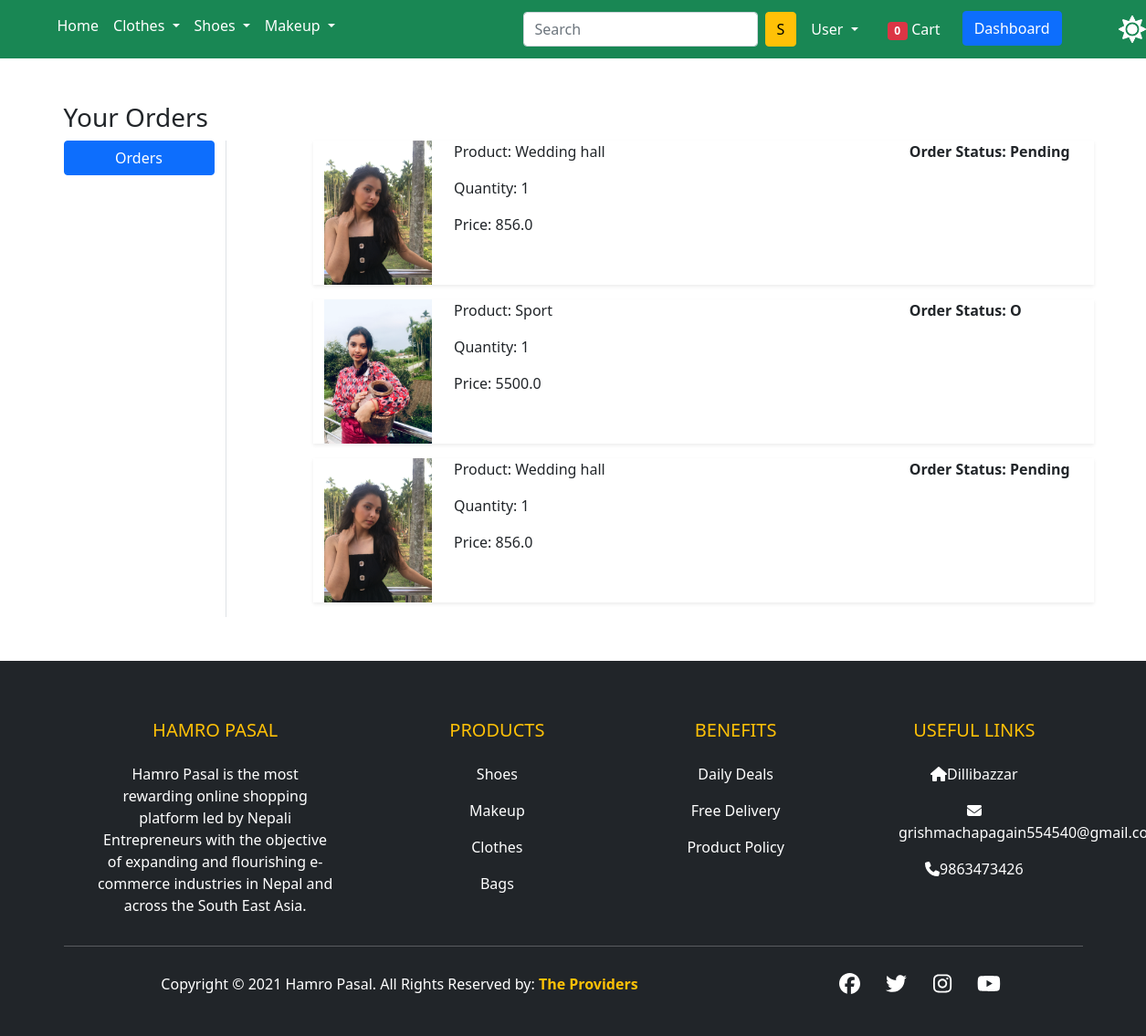
/orders/ (signed in), run on an earlier commit of the app's database.
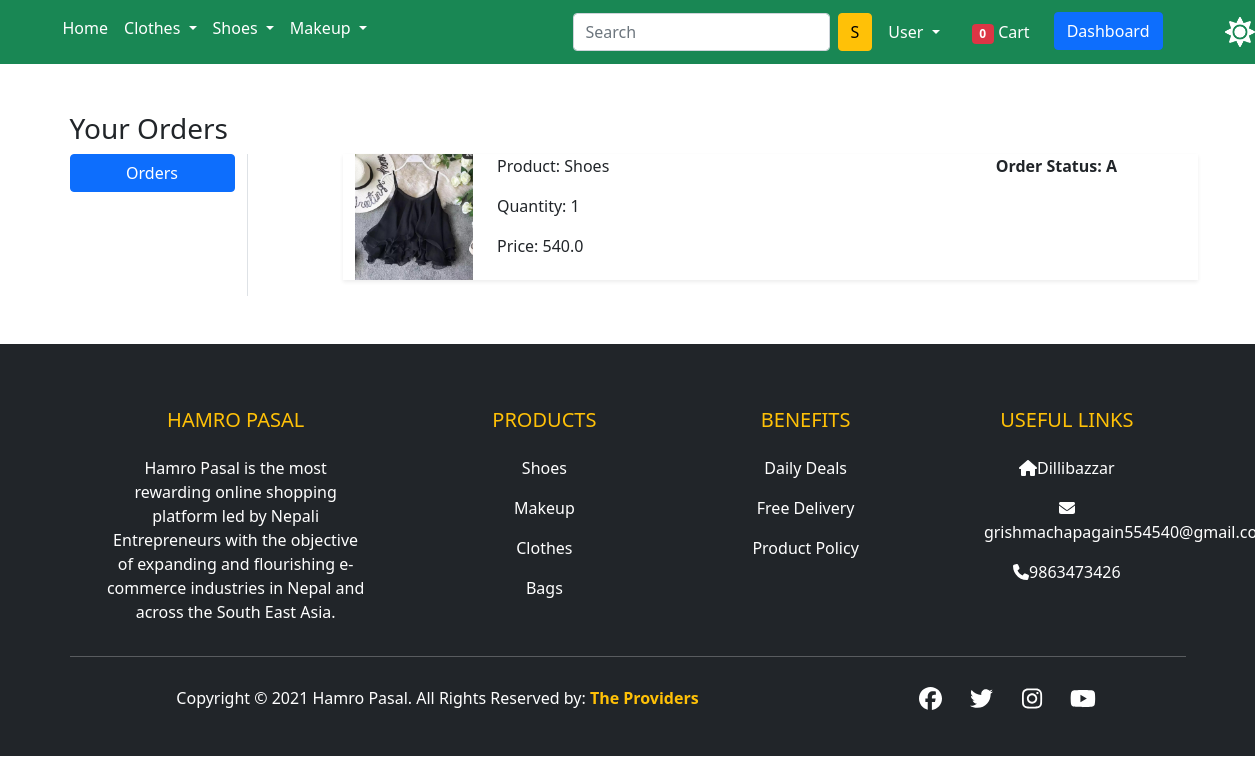
And on a later commit of the database.
### products/models.py (models this page shows, shortened)
class OrderPlaced(models.Model):
    user = models.ForeignKey(User, on_delete=models.CASCADE)
    customer = models.ForeignKey(Customer, on_delete=models.CASCADE)
    product = models.ForeignKey(Product, on_delete=models.CASCADE)
    quantity = models.PositiveIntegerField(default=1)
    ordered_date = models.DateTimeField(auto_now_add=True)
    status = models.CharField(
        max_length=50, choices=STATUS_CHOICES, default='Pending')
    @property
    def total_cost(self):
        return self.quantity * self.product.Selling_Price

class Product(models.Model):
    title = models.CharField(max_length=100)
    Price = models.FloatField()
    Selling_Price= models.FloatField()
    Description = models.TextField()
    Manufacturer = models.CharField(max_length=100)
    category = models.CharField(choices=PASAL_CHOICES, max_length=2)
    Image = models.ImageField(upload_to='productimg')

### products/views.py (the view)
# urls.py: path('orders/', views.orders, name='orders'),
@login_required
def orders(request):
    totalitem = 0
    if request.user.is_authenticated:
        totalitem = len(Cart.objects.filter(user=request.user))
    op = OrderPlaced.objects.filter(user=request.user)
    return render(request, 'pr/orders.html', {'order_placed': op, 'totalitem': totalitem})

### products/templates/pr/orders.html (shortened to what this page needs)
{% extends 'pr/base.html' %} {% load static %}
{% block main-content %}
<div class="container my-5">
  <div class="row">
    <h3>Your Orders</h3>
    <div class="col-sm-2 border-end">
      <ul class="list-unstyled">
        <li class="d-grid">
          <a href="{% url 'orders' %}" class="btn btn-primary">Orders</a>
        </li>
      </ul>
    </div>
    <div class="col-sm-9 offset-sm-1">
      {% for op in order_placed %}
      <div class="row shadow-sm mb-3">
        <div class="col-sm-2">
          <img
            src="{{op.product.Image.url}}"
            alt=""
            class="img-fluid"
            height="150"
            width="150"
          />
        </div>
        <div class="col-sm-7">
          <p>Product: {{op.product.title}}</p>
          <p>Quantity: {{op.quantity}}</p>
          <p>Price: {{op.total_cost}}</p>
        </div>
        <div class="col-sm-3 fw-bold">
          <p>Order Status: {{op.status}}</p>
        </div>
      </div>
      {% endfor %}
    </div>
  </div>
</div>
{% endblock main-content %}

What changed in the data, as far as the page shows it:
removed OrderPlaced: product.Image (picture), product "Wedding hall", quantity "1", total_cost "856.0", status "Pending"
removed OrderPlaced: product.Image (picture), product "Sport", quantity "1", total_cost "5500.0", status "O"
removed OrderPlaced: product.Image (picture), product "Wedding hall", quantity "1", total_cost "856.0", status "Pending"
added OrderPlaced: product.Image (picture), product "Shoes", quantity "1", total_cost "540.0", status "A"
